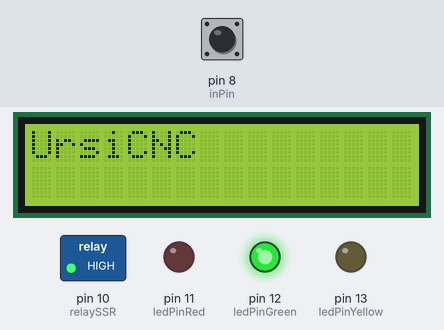
Recording of a sketch running on a simulated Arduino Uno, built with avr-gcc and run on an emulated ATmega328P. On the bench: 16×2 character LCD, switched loads named in the sketch (green lamp = pin HIGH), output pins drawn as LEDs (lit = HIGH). Dashed ring = blinking. Inputs (shaded band) come from the test bench; at power-on: pin 8 (inPin) HIGH.

Above: at 1.2 s.
1.3 s: pin 8 (inPin) pulled LOW for 1 s
At 3.2 s:
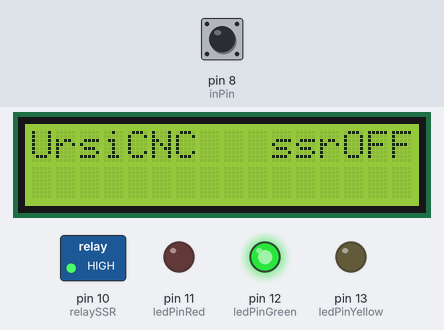
3.8 s: pin 8 (inPin) pulled LOW for 0.15 s
At 4.3 s:
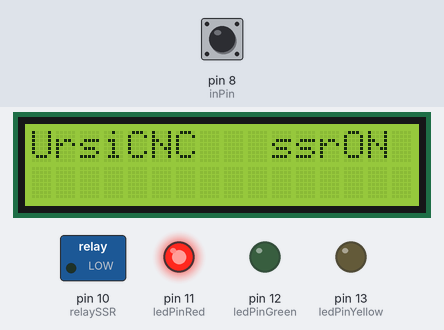
5.4 s: pin 8 (inPin) pulled LOW for 3.2 s
At 5.55 s:
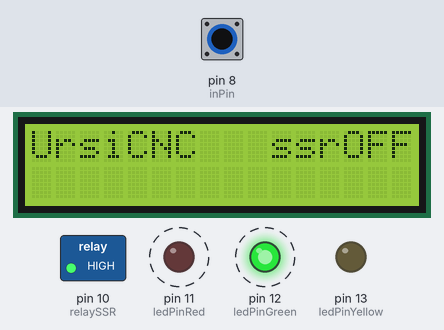
Timing chart, 0 to 10.0 s (numbered marks = the images above; inputs shaded):
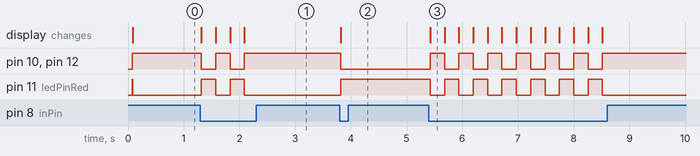

The sketch:

Mon_noCom_A01.ino
```cpp
// (licence header left out)
#include <Wire.h>
#include <LCD.h>
#include <LiquidCrystal_I2C.h>


int ledPinYellow = 13;
int ledPinGreen = 12;
int ledPinRed = 11;
int relaySSR = 10;
int inPin = 8;   // choose the input pin (for a pushbutton)

int state = LOW;      // the current state of the output pin
int stateY = LOW;      // the current state of the output pin
// buttonRead instead int reading;           // the current reading from the input pin
int previous = HIGH;    // the previous reading from the input pin
int previousY = HIGH;    // the previous reading from the input pin
int buttonRead = 0;
long time = 0;         // the last time the output pin was toggled
long debounce = 250;   // the debounce time, increase if the output flickers
LiquidCrystal_I2C  lcd(0x27,2,1,0,4,5,6,7); // 0x27 is the I2C bus address for an unmodified backpack

void setup()
{
  // activate LCD module
  lcd.begin (16,2); // for 16 x 2 LCD module
  lcd.setBacklightPin(3,POSITIVE);
  lcd.setBacklight(HIGH);
  // Out&In's
  pinMode(ledPinYellow, OUTPUT);  // declare LED as output
  pinMode(ledPinGreen, OUTPUT);  // declare LED as output
  pinMode(ledPinRed, OUTPUT);  // declare LED as output
  pinMode(relaySSR, OUTPUT);  // declare LED as output
  pinMode(inPin, INPUT);    // declare pushbutton as input
  digitalWrite(inPin, HIGH);       // turn on pullup resistors


  delay(10);

  // Set all to off
  digitalWrite(ledPinYellow, LOW);  // turn LED OFF
  digitalWrite(ledPinGreen, HIGH);  // turn LED OFF
  digitalWrite(ledPinRed, HIGH);  // turn LED OFF
  digitalWrite(relaySSR, HIGH);  // turn LED OFF
}

void loop()
{

  lcd.home (); // set cursor to 0,0
  lcd.print("UrsiCNC");

  buttonRead = digitalRead(inPin);  // read input value
  //lcd.setCursor (0,1);        // go to start of 2nd line
  //lcd.print(millis());

if (buttonRead == LOW && previous == LOW && millis() - time > debounce) {
    if (state == HIGH){
      state = LOW;
      lcd.setCursor (10,0); // set cursor to second row
      lcd.print("ssrOFF");}
    else{
      state = HIGH;
      lcd.setCursor (10,0); // set cursor to second row
      lcd.print("ssrON ");}

    time = millis();
  }

  digitalWrite(ledPinRed, state);
  digitalWrite(ledPinGreen, !state);
  digitalWrite(relaySSR, !state);


  previous = buttonRead;

}
```

Measured:
- after the input at 1.3 s, pin 10 (relaySSR), pin 12 (ledPinGreen): alternates HIGH for 0.26 s and LOW for 0.26 s, 4 changes in all, then stays HIGH, starting at once; pin 11 (ledPinRed): alternates HIGH for 0.26 s and LOW for 0.26 s, 4 changes in all, then stays LOW, starting at once; the display: first changes at once (image 1 shows a later state)
- after the input at 3.8 s, pin 10 (relaySSR), pin 12 (ledPinGreen): HIGH → LOW at once; pin 11 (ledPinRed): LOW → HIGH at once; the display: changes at once (image 2)
- after the input at 5.4 s, pin 10 (relaySSR), pin 12 (ledPinGreen): alternates HIGH for 0.26 s and LOW for 0.26 s, 13 changes in all, then stays HIGH, starting at once; pin 11 (ledPinRed): alternates HIGH for 0.26 s and LOW for 0.26 s, 13 changes in all, then stays LOW, starting at once; the display: changes at once (image 3)
